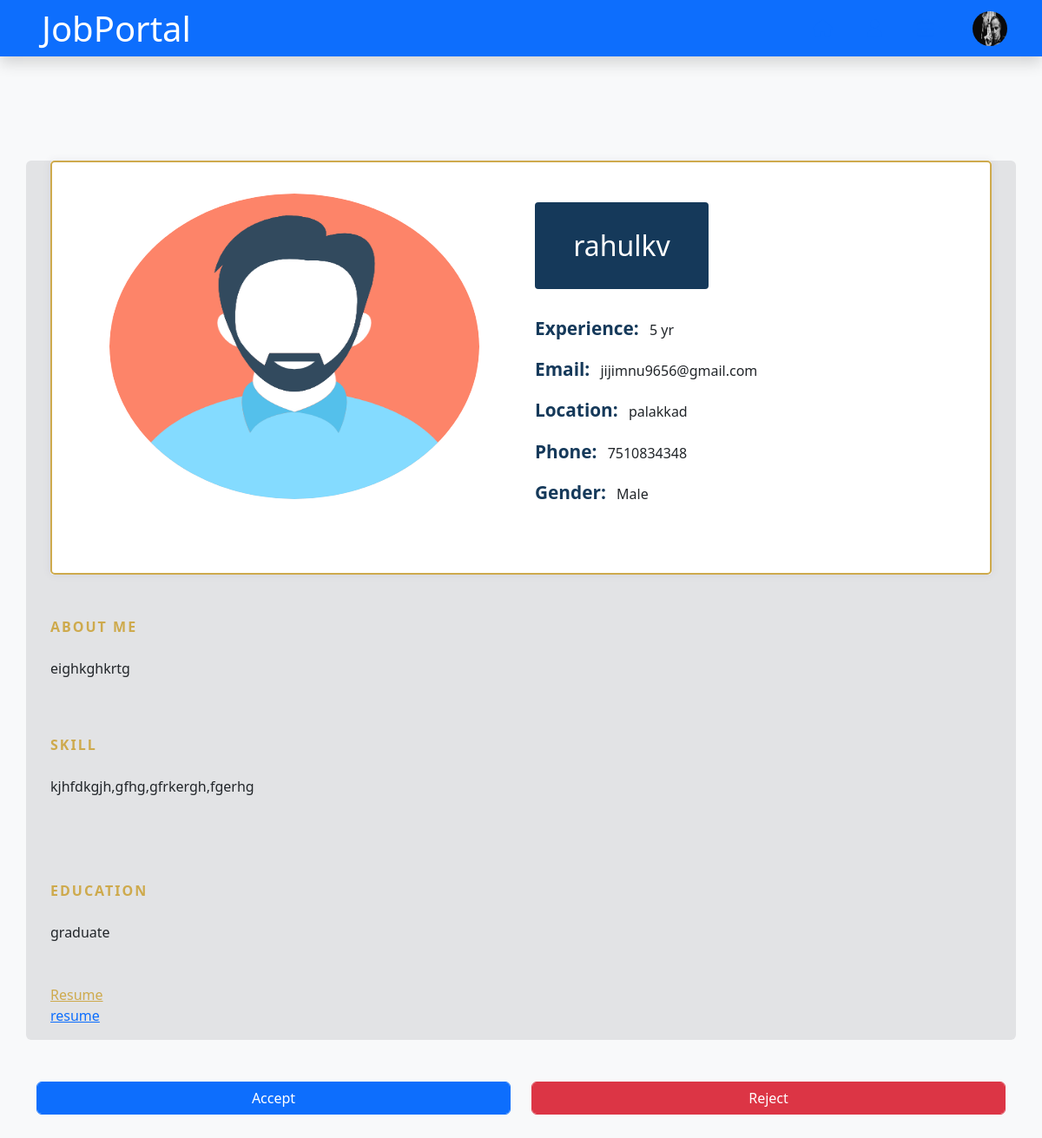
The app's page /application/12candidate/details/ (signed in) with its own data.
### api/models.py (models this page shows, shortened)
class User(AbstractUser):
      options = (
        ("candidate","candidate"),
        ("employer","employer")
      )
      role = models.CharField(max_length=200,choices=options)

class CompanyProfile(models.Model):
    user = models.OneToOneField(User, on_delete=models.CASCADE,related_name='employerprofile')
    phone = models.CharField(max_length=10)
    logo = models.ImageField(upload_to="logos", null=True,blank=True)
    description = models.CharField(max_length=500)
    location = models.CharField(max_length=200)
    adress =  models.CharField(max_length=300)
    company_name = models.CharField(max_length=200)

class Application(models.Model):
    job = models.ForeignKey(Job, on_delete=models.CASCADE)
    candidate = models.ForeignKey(CandidateProfile, on_delete=models.CASCADE)
    options = (
        ("pending","pending"),
		("accept","accept"),
		("reject","reject"),
        ("cancelled","cancelled")
    )
    status = models.CharField(max_length=200,choices=options,default="pending")
    apply_date = models.DateField(auto_now_add=True)
    is_active=models.BooleanField(default=True)
    class Meta:
        ordering=['-apply_date']

class CandidateProfile(models.Model):
    user = models.OneToOneField(User, on_delete=models.CASCADE,related_name='employeeprofile')
    phone = models.CharField(max_length=10)
    image = models.ImageField(upload_to="images",null=True,blank=True)
    genders=(
            ('Male','Male'),
            ('Female','Female'),
            ('Other','Other')
        )
    gender = models.CharField(max_length=10,choices=genders,default="Male")
    qualification = models.CharField(max_length=200)
    resume = models.FileField(upload_to="resumes",null=True,blank=True)
    location = models.CharField(max_length=200)
    ready_to_relocate = models.BooleanField(default=False)
    skills = models.CharField(max_length=200)
    experience = models.CharField(max_length=200)
    description=models.CharField(max_length=500)

### Job/views.py (the view)
# urls.py: path('application/<int:id>candidate/details/',views.CandidateDetailsView.as_view(),name='candidate-details'),
@method_decorator(employerdecs,name='dispatch')
class CandidateDetailsView(ListView):
    model=Application
    template_name='candidatedetails.html'
    context_object_name='apps'
    def get_queryset(self):
        id=self.kwargs.get('id')
        return Application.objects.filter(id=id)

### Job/views.py (called while the page is built)
def employersignin_required(fn):
    def wrapper(request,*args,**kwargs):
        if request.user.is_authenticated and request.user.role=='employer':
            return fn(request,*args,**kwargs)
        else:
            return redirect('error')
    return wrapper

### Job/templates/candidatedetails.html (shortened to what this page needs)
{%extends 'employer-base.html'%}
{%block body%}
{%for a in apps%}
<section class="bg-light">
    <div class="container">
        <div class="row bg-secondary-subtle pb-3 pe-3 ps-3 rounded-2">
            <div class="col-lg-12 mb-4 mb-sm-5">
                <div class="card card-style1 border-0">
                    <div class="card-body p-1-9 p-sm-2-3 p-md-6 p-lg-7 b">
                        <div class="row align-items-center ">
                            <div class="col-lg-6 mb-4 mb-lg-0 pb-5 pe-5 ps-5 " style="height: 400px;">
                                <img src="{{a.candidate.image.url}}" alt="..."  height="100%" width="100%" class="rounded-circle">
                            </div>
                            <div class="col-lg-6 px-xl-10 p-3 ">
                                <div class="bg-secondary d-lg-inline-block py-1-9 px-1-9 px-sm-6 mb-1-9 rounded text-center " style="min-width: 200px;">
                                    <h3 class="h2 text-white mb-0">{{a.candidate.user.first_name}}{{a.candidate.user.last_name}}</h3>
                                </div>
                                <ul class="list-unstyled mb-1-9">
                                    <li class="mb-2 mb-xl-3 display-28"><span
                                            class="display-26 text-secondary me-2 font-weight-600">Experience:</span>
                                            {{a.candidate.experience}}</li>
                                    <li class="mb-2 mb-xl-3 display-28"><span
                                            class="display-26 text-secondary me-2 font-weight-600">Email:</span>
                                            {{a.candidate.user.email}}</li>
                                    <li class="mb-2 mb-xl-3 display-28"><span
                                            class="display-26 text-secondary me-2 font-weight-600">Location:</span>
                                            {{a.candidate.location}}</li>
                                    <li class="mb-2 mb-xl-3 display-28"><span
                                            class="display-26 text-secondary me-2 font-weight-600">Phone:</span>
                                            {{a.candidate.phone}}</li>
                                    <li class="display-28"><span
                                            class="display-26 text-secondary me-2 font-weight-600">Gender:</span>
                                            {{a.candidate.gender}}
                                    </li>
                                </ul>
                            </div>
                        </div>
                </div>
                </div>
            </div>
            <div class="col-lg-12 mb-4 mb-sm-5">
                <div>
                    <span class="section-title text-primary1 mb-3 mb-sm-4">About Me</span>
                    <p>{{a.candidate.description}}</p>
                </div>
            </div>
            <div class="col-lg-12">
                <div class="row">
                    <div class="col-lg-12 mb-4 mb-sm-5">
                        <div class="mb-4 mb-sm-5">
                            <span class="section-title text-primary1 mb-3 mb-sm-4">Skill</span>
                            <p>{{a.candidate.skills}}</p>
                        </div>
                    </div>
                </div>
                <div class='mb-5'>
                    <span class="section-title text-primary1 mb-3 mb-sm-4">Education</span>
                    <p>{{a.candidate.qualification}}</p>
                </div>
                <div>
                    <a href=""  data-bs-toggle="modal" data-bs-target="#exampleModal" class="text-primary1">
                        Resume
                      </a>
                </div>
                  <div>
                    <a href="{{a.candidate.resume.url}}" download>resume</a>
                </div>
            </div>
        </div>
    </div>
    <div class="container">
        <div class="row mt-5">
            <div class="col-6">
                <a href="{%url 'application-accept' a.id%}" class="btn btn-primary form-control">Accept</a>
            </div>
            <div class="col-6">
                <a href="{%url 'application-reject' a.id%}" class="btn btn-danger form-control">Reject</a>
            </div>
        </div>
    </div>
</section>
{%endfor%}
{%endblock%}

### Job/templates/employer-base.html (shortened to what this page needs)
<!DOCTYPE html>
<html lang="en">
<head>
    <link href="https://cdn.jsdelivr.net/npm/bootstrap@5.3.0-alpha3/dist/css/bootstrap.min.css" rel="stylesheet">
</head>
<body>
   <nav class=" navbar navbar-expand-lg bg-primary navbar-light shadow sticky-top p-4 ">
    <h1 class="m-0 text-white ms-4">JobPortal</h1>
    <div class="collapse navbar-collapse " id="navbarCollapse" >
        <div class="navbar-nav ms-auto p-4 p-lg-0">
            <a href="{%url 'employer-home'%}" class="nav-item nav-link active text-primary me-4"><i class="fa-solid fa-house fa-lg" ></i></a>
            {%if request.user.employerprofile%}
            <a href="{%url 'company-profile'%}" class="nav-item nav-link text-primary me-4"><i class="fa-solid fa-user fa-lg" ></i></a>
            {%else%}
            <a href="{%url 'companyprofile-create'%}" class="nav-item nav-link text-primary me-4"><i class="fa-solid fa-user fa-lg" ></i></a>
            {%endif%}
            <div class="nav-item dropdown job me-4">
                <a href="#" class="nav-link dropdown-toggle text-primary" data-bs-toggle="dropdown"><i class="fa-solid fa-briefcase fa-lg"></i></a>
            </div>
            <div class="dropdown me-3" >
                <img src="{{request.user.employerprofile.logo.url}}" class="rounded-circle"  data-bs-toggle="dropdown" aria-expanded="false" height="40px" width="40px">
              </div>
            </div>
    </div>
</nav>
{%block body%}
{%endblock%}
</body>
</html>

### Job/templates/employer-base.html (style rules this page uses)
.navbar { height: 65px; }

### Job/templates/candidatedetails.html (style rules this page uses)
.b { border: #ceaa4d 2px solid; border-radius: 5px; }
.card-style1 { box-shadow: 0px 0px 10px 0px rgb(89 75 128 / 9%); }
.border-0 { border: 0 !important; }
.card { position: relative; display: flex; flex-direction: column; min-width: 0; word-wrap: break-word; background-color: #fff; background-clip: border-box; border: 1px solid rgba(0, 0, 0, .125); border-radius: 0.25rem; }
section { padding: 120px 0; overflow: hidden; background: #fff; }
.section-title { font-weight: 600; letter-spacing: 2px; text-transform: uppercase; margin-bottom: 10px; position: relative; display: inline-block; }
.text-primary1 { color: #ceaa4d !important; }
.text-secondary { color: #15395A !important; }
.font-weight-600 { font-weight: 600; }
.display-26 { font-size: 1.3rem; }
@media screen and (min-width: 992px) { .p-lg-7 { padding: 4rem; } }
@media screen and (min-width: 768px) { .p-md-6 { padding: 3.5rem; } }
@media screen and (min-width: 576px) { .p-sm-2-3 { padding: 2.3rem; } }
.p-1-9 { padding: 1.9rem; }
.bg-secondary { background: #15395A !important; }
@media screen and (min-width: 576px) { .pe-sm-6, .px-sm-6 { padding-right: 3.5rem; } }
@media screen and (min-width: 576px) { .ps-sm-6, .px-sm-6 { padding-left: 3.5rem; } }
.pe-1-9, .px-1-9 { padding-right: 1.9rem; }
.ps-1-9, .px-1-9 { padding-left: 1.9rem; }
.pb-1-9, .py-1-9 { padding-bottom: 1.9rem; }
.pt-1-9, .py-1-9 { padding-top: 1.9rem; }
.mb-1-9, .my-1-9 { margin-bottom: 1.9rem; }
@media (min-width: 992px) { .d-lg-inline-block { display: inline-block !important; } }
.rounded { border-radius: 0.25rem !important; }

### records on screen
User: user.employerprofile.logo (picture)
Application: candidate.image (picture), candidate.user.first_name "rahul", candidate.user.last_name "kv", candidate.experience "5 yr", candidate.user.email "jijimnu9656@gmail.com", candidate.location "palakkad", candidate.phone "7510834348", candidate.gender "Male", candidate.description "eighkghkrtg", candidate.skills "kjhfdkgjh,gfhg,gfrkergh,fgerhg", candidate.qualification "graduate"
